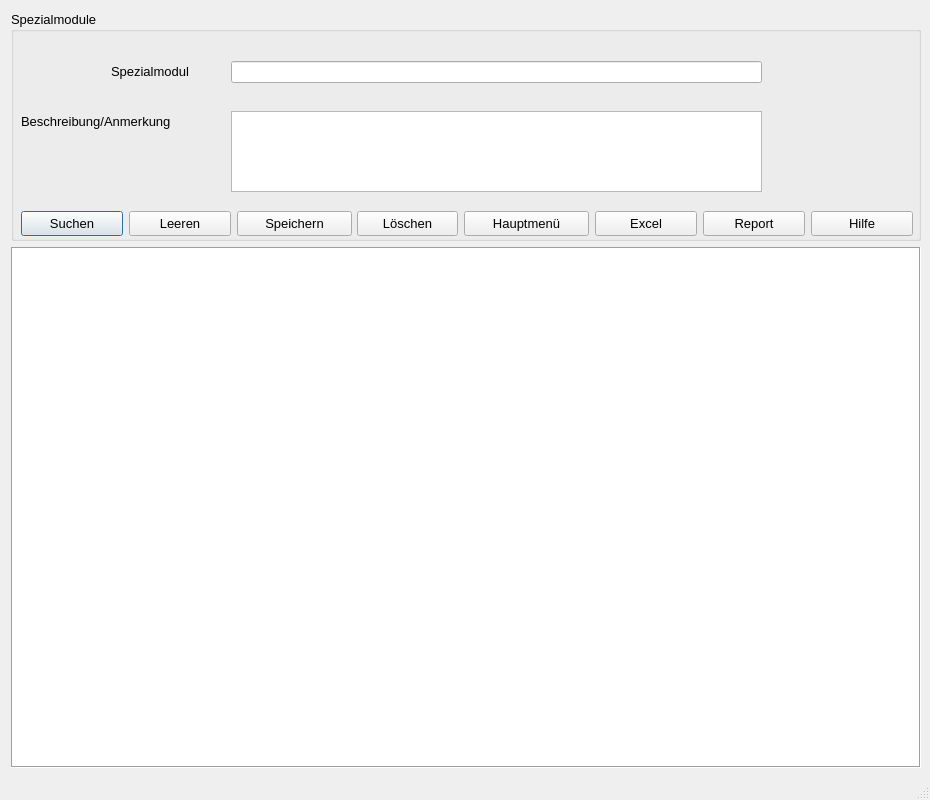
<?xml version="1.0" encoding="UTF-8"?>
<ui version="4.0">
 <class>Spezialmodule</class>
 <widget class="QDialog" name="Spezialmodule">
  <property name="geometry">
   <rect>
    <x>0</x>
    <y>0</y>
    <width>930</width>
    <height>800</height>
   </rect>
  </property>
  <property name="minimumSize">
   <size>
    <width>930</width>
    <height>800</height>
   </size>
  </property>
  <property name="font">
   <font>
    <pointsize>10</pointsize>
   </font>
  </property>
  <property name="windowTitle">
   <string>Spezialmodule</string>
  </property>
  <property name="sizeGripEnabled">
   <bool>true</bool>
  </property>
  <layout class="QVBoxLayout" name="verticalLayout">
   <item>
    <widget class="QGroupBox" name="gb_Spezial">
     <property name="sizePolicy">
      <sizepolicy hsizetype="Fixed" vsizetype="Fixed">
       <horstretch>0</horstretch>
       <verstretch>0</verstretch>
      </sizepolicy>
     </property>
     <property name="minimumSize">
      <size>
       <width>910</width>
       <height>230</height>
      </size>
     </property>
     <property name="maximumSize">
      <size>
       <width>830</width>
       <height>236</height>
      </size>
     </property>
     <property name="font">
      <font>
       <pointsize>10</pointsize>
      </font>
     </property>
     <property name="title">
      <string>Spezialmodule</string>
     </property>
     <widget class="QLabel" name="lb_mod">
      <property name="geometry">
       <rect>
        <x>100</x>
        <y>50</y>
        <width>101</width>
        <height>21</height>
       </rect>
      </property>
      <property name="sizePolicy">
       <sizepolicy hsizetype="Preferred" vsizetype="Preferred">
        <horstretch>0</horstretch>
        <verstretch>0</verstretch>
       </sizepolicy>
      </property>
      <property name="font">
       <font>
        <pointsize>10</pointsize>
       </font>
      </property>
      <property name="text">
       <string>Spezialmodul</string>
      </property>
     </widget>
     <widget class="QLabel" name="lb_beschr">
      <property name="geometry">
       <rect>
        <x>10</x>
        <y>100</y>
        <width>191</width>
        <height>21</height>
       </rect>
      </property>
      <property name="sizePolicy">
       <sizepolicy hsizetype="Preferred" vsizetype="Preferred">
        <horstretch>0</horstretch>
        <verstretch>0</verstretch>
       </sizepolicy>
      </property>
      <property name="font">
       <font>
        <pointsize>10</pointsize>
       </font>
      </property>
      <property name="text">
       <string>Beschreibung/Anmerkung</string>
      </property>
     </widget>
     <widget class="QLineEdit" name="le_Modul">
      <property name="geometry">
       <rect>
        <x>220</x>
        <y>50</y>
        <width>531</width>
        <height>22</height>
       </rect>
      </property>
      <property name="sizePolicy">
       <sizepolicy hsizetype="Expanding" vsizetype="Preferred">
        <horstretch>0</horstretch>
        <verstretch>0</verstretch>
       </sizepolicy>
      </property>
      <property name="font">
       <font>
        <pointsize>10</pointsize>
       </font>
      </property>
     </widget>
     <widget class="QTextEdit" name="te_Beschreib">
      <property name="geometry">
       <rect>
        <x>220</x>
        <y>100</y>
        <width>531</width>
        <height>81</height>
       </rect>
      </property>
      <property name="sizePolicy">
       <sizepolicy hsizetype="Expanding" vsizetype="Preferred">
        <horstretch>0</horstretch>
        <verstretch>0</verstretch>
       </sizepolicy>
      </property>
      <property name="font">
       <font>
        <pointsize>10</pointsize>
       </font>
      </property>
      <property name="toolTipDuration">
       <number>-1</number>
      </property>
     </widget>
     <widget class="QPushButton" name="btn_Suchen">
      <property name="geometry">
       <rect>
        <x>10</x>
        <y>200</y>
        <width>102</width>
        <height>25</height>
       </rect>
      </property>
      <property name="sizePolicy">
       <sizepolicy hsizetype="Minimum" vsizetype="Fixed">
        <horstretch>100</horstretch>
        <verstretch>25</verstretch>
       </sizepolicy>
      </property>
      <property name="minimumSize">
       <size>
        <width>100</width>
        <height>25</height>
       </size>
      </property>
      <property name="font">
       <font>
        <pointsize>10</pointsize>
       </font>
      </property>
      <property name="text">
       <string>Suchen</string>
      </property>
      <property name="icon">
       <iconset>
        <normaloff>C:/Users/glaser3/_Symbole/UsedSymbols/searchmagnifierinterfacesymbol1_79893.ico</normaloff>C:/Users/glaser3/_Symbole/UsedSymbols/searchmagnifierinterfacesymbol1_79893.ico</iconset>
      </property>
     </widget>
     <widget class="QPushButton" name="btn_loschen">
      <property name="geometry">
       <rect>
        <x>346</x>
        <y>200</y>
        <width>101</width>
        <height>25</height>
       </rect>
      </property>
      <property name="sizePolicy">
       <sizepolicy hsizetype="Minimum" vsizetype="Fixed">
        <horstretch>100</horstretch>
        <verstretch>25</verstretch>
       </sizepolicy>
      </property>
      <property name="minimumSize">
       <size>
        <width>100</width>
        <height>25</height>
       </size>
      </property>
      <property name="font">
       <font>
        <pointsize>10</pointsize>
       </font>
      </property>
      <property name="text">
       <string>Löschen</string>
      </property>
      <property name="icon">
       <iconset>
        <normaloff>C:/Users/glaser3/_Symbole/UsedSymbols/seo-social-web-network-internet_262_icon-icons.com_61518.ico</normaloff>C:/Users/glaser3/_Symbole/UsedSymbols/seo-social-web-network-internet_262_icon-icons.com_61518.ico</iconset>
      </property>
     </widget>
     <widget class="QPushButton" name="btn_report">
      <property name="geometry">
       <rect>
        <x>692</x>
        <y>200</y>
        <width>102</width>
        <height>25</height>
       </rect>
      </property>
      <property name="sizePolicy">
       <sizepolicy hsizetype="Minimum" vsizetype="Fixed">
        <horstretch>100</horstretch>
        <verstretch>25</verstretch>
       </sizepolicy>
      </property>
      <property name="minimumSize">
       <size>
        <width>100</width>
        <height>25</height>
       </size>
      </property>
      <property name="font">
       <font>
        <pointsize>10</pointsize>
       </font>
      </property>
      <property name="text">
       <string>Report</string>
      </property>
      <property name="icon">
       <iconset>
        <normaloff>C:/Users/glaser3/_Symbole/UsedSymbols/reporting_noun_report_document_file_icon_148360.ico</normaloff>C:/Users/glaser3/_Symbole/UsedSymbols/reporting_noun_report_document_file_icon_148360.ico</iconset>
      </property>
     </widget>
     <widget class="QPushButton" name="btn_excel">
      <property name="geometry">
       <rect>
        <x>584</x>
        <y>200</y>
        <width>102</width>
        <height>25</height>
       </rect>
      </property>
      <property name="sizePolicy">
       <sizepolicy hsizetype="Minimum" vsizetype="Fixed">
        <horstretch>100</horstretch>
        <verstretch>25</verstretch>
       </sizepolicy>
      </property>
      <property name="minimumSize">
       <size>
        <width>100</width>
        <height>25</height>
       </size>
      </property>
      <property name="font">
       <font>
        <pointsize>10</pointsize>
       </font>
      </property>
      <property name="text">
       <string>Excel</string>
      </property>
      <property name="icon">
       <iconset>
        <normaloff>C:/Users/glaser3/_Symbole/UsedSymbols/microsoft_excel_icon_132212.ico</normaloff>C:/Users/glaser3/_Symbole/UsedSymbols/microsoft_excel_icon_132212.ico</iconset>
      </property>
     </widget>
     <widget class="QPushButton" name="btn_hilfe">
      <property name="geometry">
       <rect>
        <x>800</x>
        <y>200</y>
        <width>102</width>
        <height>25</height>
       </rect>
      </property>
      <property name="sizePolicy">
       <sizepolicy hsizetype="Minimum" vsizetype="Fixed">
        <horstretch>100</horstretch>
        <verstretch>25</verstretch>
       </sizepolicy>
      </property>
      <property name="minimumSize">
       <size>
        <width>100</width>
        <height>25</height>
       </size>
      </property>
      <property name="font">
       <font>
        <pointsize>10</pointsize>
       </font>
      </property>
      <property name="text">
       <string>Hilfe</string>
      </property>
      <property name="icon">
       <iconset>
        <normaloff>C:/Users/glaser3/_Symbole/UsedSymbols/info_13213.ico</normaloff>C:/Users/glaser3/_Symbole/UsedSymbols/info_13213.ico</iconset>
      </property>
     </widget>
     <widget class="QPushButton" name="btn_abbrechen">
      <property name="geometry">
       <rect>
        <x>453</x>
        <y>200</y>
        <width>125</width>
        <height>25</height>
       </rect>
      </property>
      <property name="sizePolicy">
       <sizepolicy hsizetype="Minimum" vsizetype="Fixed">
        <horstretch>1</horstretch>
        <verstretch>25</verstretch>
       </sizepolicy>
      </property>
      <property name="minimumSize">
       <size>
        <width>125</width>
        <height>25</height>
       </size>
      </property>
      <property name="font">
       <font>
        <pointsize>10</pointsize>
       </font>
      </property>
      <property name="text">
       <string>Hauptmenü</string>
      </property>
      <property name="icon">
       <iconset>
        <normaloff>C:/Users/glaser3/_Symbole/UsedSymbols/log-out_icon-icons.com_50106.ico</normaloff>C:/Users/glaser3/_Symbole/UsedSymbols/log-out_icon-icons.com_50106.ico</iconset>
      </property>
     </widget>
     <widget class="QPushButton" name="btn_speichern">
      <property name="geometry">
       <rect>
        <x>226</x>
        <y>200</y>
        <width>115</width>
        <height>25</height>
       </rect>
      </property>
      <property name="sizePolicy">
       <sizepolicy hsizetype="Minimum" vsizetype="Fixed">
        <horstretch>100</horstretch>
        <verstretch>25</verstretch>
       </sizepolicy>
      </property>
      <property name="minimumSize">
       <size>
        <width>110</width>
        <height>25</height>
       </size>
      </property>
      <property name="font">
       <font>
        <pointsize>10</pointsize>
       </font>
      </property>
      <property name="text">
       <string>Speichern</string>
      </property>
      <property name="icon">
       <iconset>
        <normaloff>C:/Users/glaser3/_Symbole/UsedSymbols/save_3621.ico</normaloff>C:/Users/glaser3/_Symbole/UsedSymbols/save_3621.ico</iconset>
      </property>
     </widget>
     <widget class="QPushButton" name="btn_clear">
      <property name="geometry">
       <rect>
        <x>118</x>
        <y>200</y>
        <width>102</width>
        <height>25</height>
       </rect>
      </property>
      <property name="sizePolicy">
       <sizepolicy hsizetype="Minimum" vsizetype="Fixed">
        <horstretch>100</horstretch>
        <verstretch>25</verstretch>
       </sizepolicy>
      </property>
      <property name="minimumSize">
       <size>
        <width>100</width>
        <height>25</height>
       </size>
      </property>
      <property name="font">
       <font>
        <pointsize>10</pointsize>
       </font>
      </property>
      <property name="text">
       <string>Leeren</string>
      </property>
      <property name="icon">
       <iconset>
        <normaloff>../../_Symbole/UsedSymbols/-clear_90704.ico</normaloff>../../_Symbole/UsedSymbols/-clear_90704.ico</iconset>
      </property>
     </widget>
    </widget>
   </item>
   <item>
    <widget class="QTableWidget" name="tw_Table">
     <property name="sizePolicy">
      <sizepolicy hsizetype="Expanding" vsizetype="Expanding">
       <horstretch>0</horstretch>
       <verstretch>0</verstretch>
      </sizepolicy>
     </property>
     <property name="minimumSize">
      <size>
       <width>910</width>
       <height>460</height>
      </size>
     </property>
     <property name="frameShape">
      <enum>QFrame::Box</enum>
     </property>
     <property name="sizeAdjustPolicy">
      <enum>QAbstractScrollArea::AdjustIgnored</enum>
     </property>
    </widget>
   </item>
   <item>
    <widget class="QLabel" name="lab_INFO">
     <property name="sizePolicy">
      <sizepolicy hsizetype="Preferred" vsizetype="Fixed">
       <horstretch>0</horstretch>
       <verstretch>0</verstretch>
      </sizepolicy>
     </property>
     <property name="text">
      <string/>
     </property>
    </widget>
   </item>
  </layout>
 </widget>
 <resources/>
 <connections/>
</ui>
